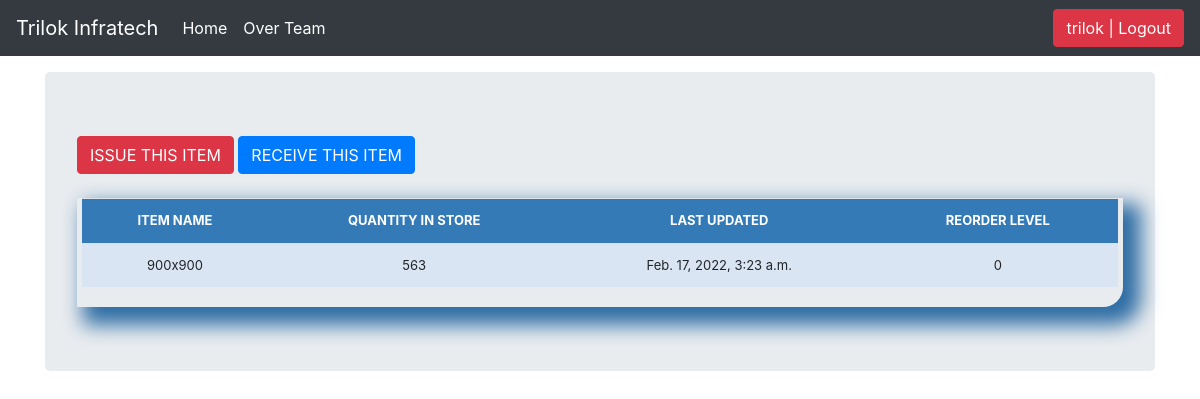
/stock_detail/19/ (signed in), run on an earlier commit of the app's database.
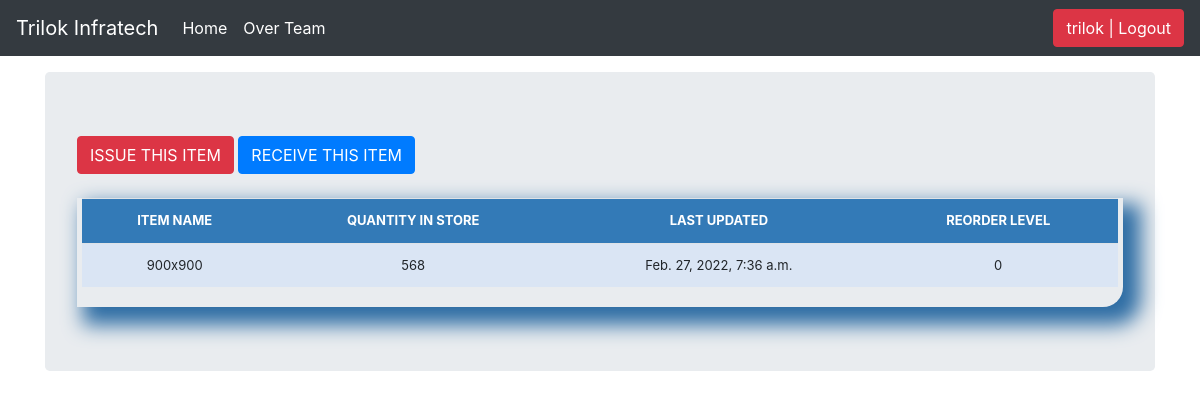
And on a later commit of the database.
### stockmgmt/models.py (models this page shows, shortened)
class Stock(models.Model):
	category = models.CharField(max_length=50, blank=True, null=True, choices=category_choice)
	item_name = models.CharField(max_length=50, blank=True, null=True)
	quantity = models.IntegerField(default='0', blank=True, null=True)
	receive_quantity = models.IntegerField(default='0', blank=True, null=True)
	receive_by = models.CharField(max_length=50, blank=True, null=True)
	issue_quantity = models.IntegerField(default='0', blank=True, null=True)
	issue_by = models.CharField(max_length=50, blank=True, null=True)
	issue_to = models.CharField(max_length=50, blank=True, null=True)
	phone_number = models.CharField(max_length=50, blank=True, null=True)
	created_by = models.CharField(max_length=50, blank=True, null=True)
	reorder_level = models.IntegerField(default='0', blank=True, null=True)
	last_updated = models.DateTimeField(auto_now_add=False, auto_now=True)
	timestamp = models.DateTimeField(auto_now_add=True, auto_now=False)
	export_to_CSV = models.BooleanField(default=False)

### stockmgmt/views.py (the view)
# urls.py: path('stock_detail/<str:pk>/', views.stock_detail, name="stock_detail"),
@login_required
def stock_detail(request, pk):
	queryset = Stock.objects.get(id=pk)
	context = {
		"queryset": queryset,
	}
	return render(request, "stock_detail.html", context)

### stockmgmt/templates/stock_detail.html (shortened to what this page needs)
{% load static %}
{% load crispy_forms_tags %}
<!DOCTYPE html>
<html lang="en">
<head>
    <link rel="stylesheet" href="https://cdn.jsdelivr.net/npm/bootstrap@4.5.3/dist/css/bootstrap.min.css">
    <link href="{% static 'css/stylesheet.css' %}" rel="stylesheet">
    <link href="navbar-top-fixed.css" rel="stylesheet">
</head>
<body>
    {% include 'navbar.html' %}
    <main role="main" class="container">
        <div class="jumbotron">
            <a href="{% url 'issue_items' queryset.id %}"><div class='btn btn-danger'>ISSUE THIS ITEM</div></a>
            <a href="{% url 'receive_items' queryset.id %}"><div class='btn btn-primary'>RECEIVE THIS ITEM</div></a>
                    <br><br>
                    <div class="display_table">
                      <table class='table'>
                              <tr>
                                <th>ITEM NAME</th>
                                <th>QUANTITY IN STORE</th>
                                <th>LAST UPDATED</th>
                                <th>REORDER LEVEL</th>
                              </tr>
                              <tr>
                                <td>{{queryset.item_name}}</td>
                                <td>{{queryset.quantity}}</td>
                                <td>{{queryset.last_updated}}</td>
                                <td>{{queryset.reorder_level}}</td>
                              </tr>
                      </table>
                    </div>
        </div>
    </main>
</body>
</html>

What changed in the data, as far as the page shows it:
changed Stock: quantity "563" → "568"; last_updated "Feb. 17, 2022, 3:23 a.m." → "Feb. 27, 2022, 7:36 a.m."
